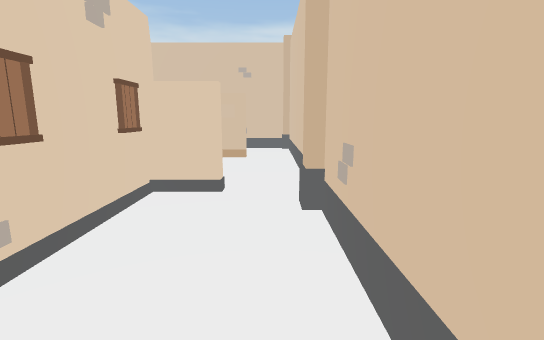
view 1 (above)

23 first-person views from a walk through a 3-D level made in the Unity game engine. The camera is 1.5 m above the floor, tilts 10° down and sees 85° across. The floor is counted in squares, 1 m on a side. Each view is taken from the middle of a square. On the plan, view 1 faces up. The plan holds only what a view shows up to about 15 squares ahead; the rest is blank. The place goes on beyond the plan. The player is left out.

view 2
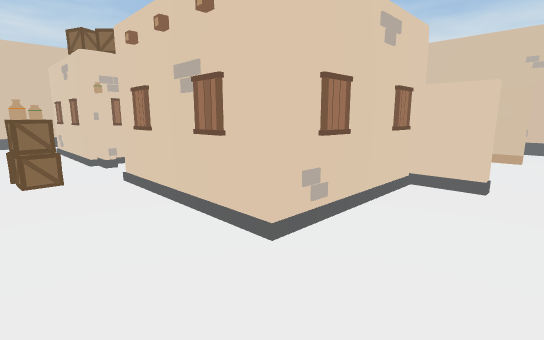

view 3
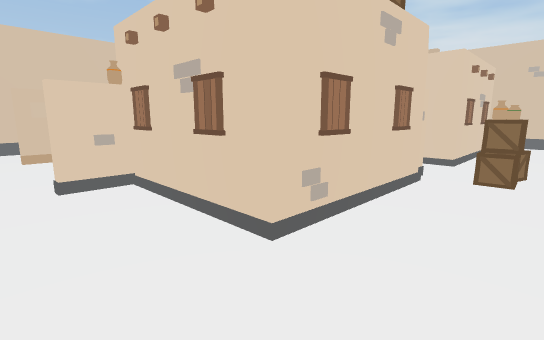

view 4
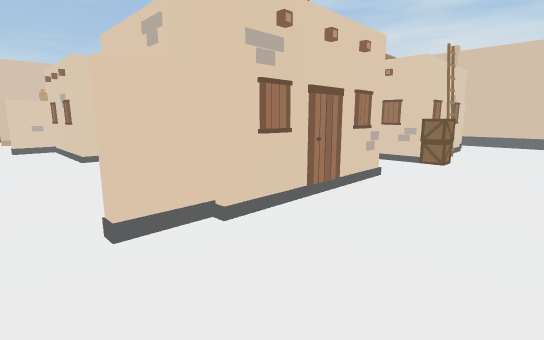

view 5
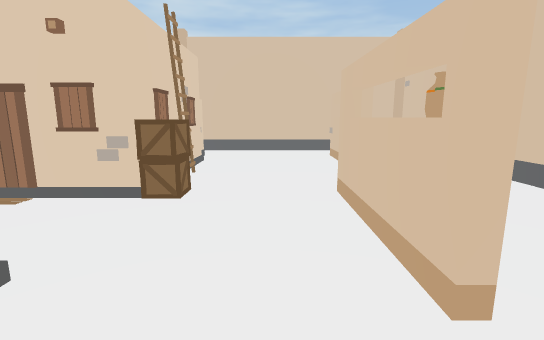

view 6
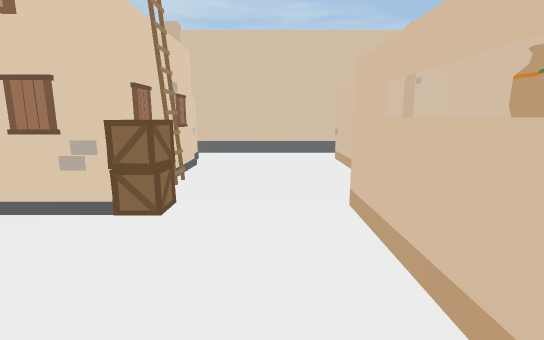

view 7
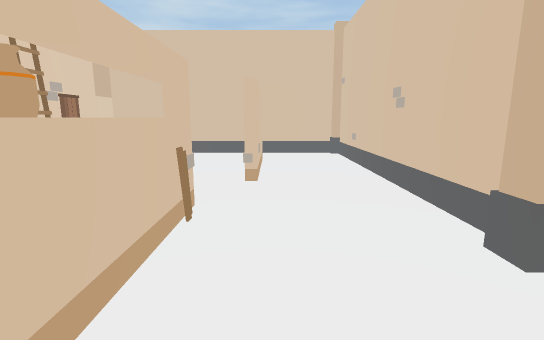

view 8
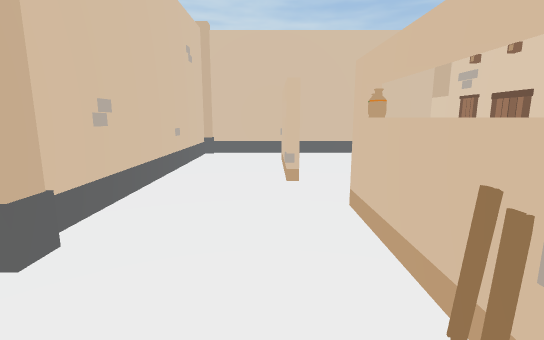

view 9
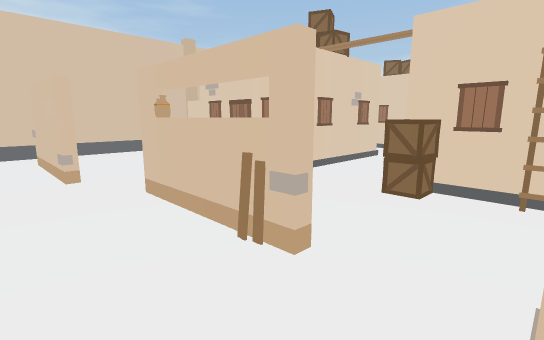

view 10
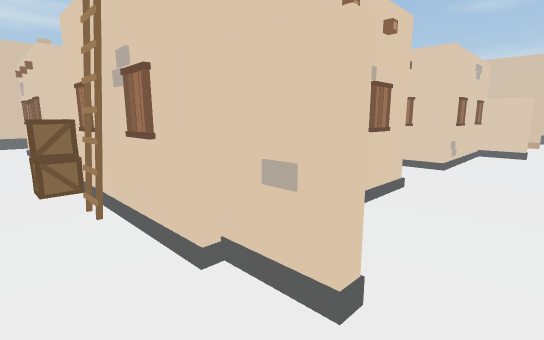

view 11
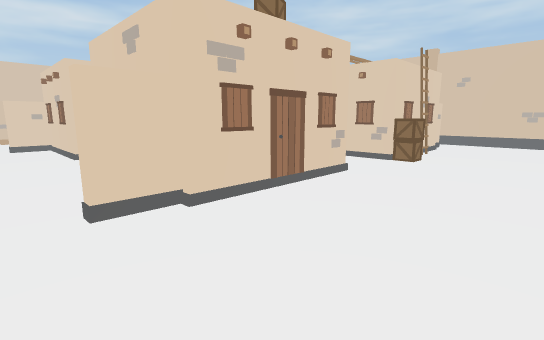

view 12
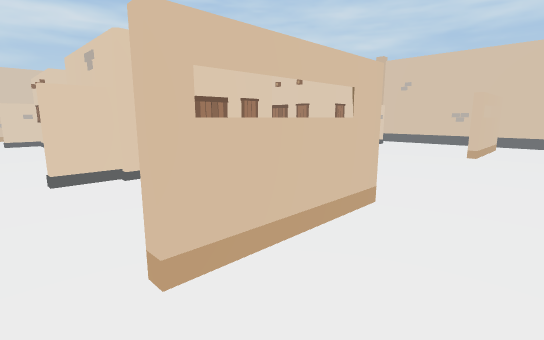

view 13
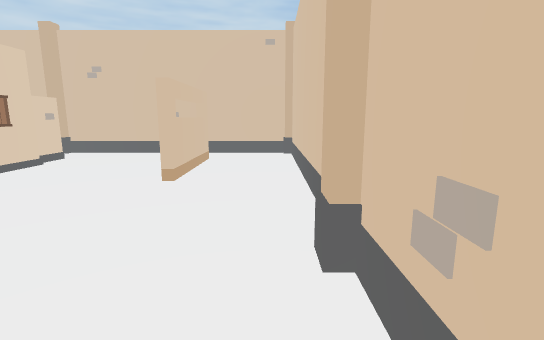

view 14
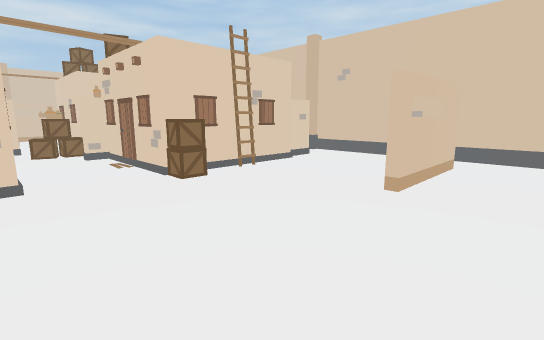

view 15
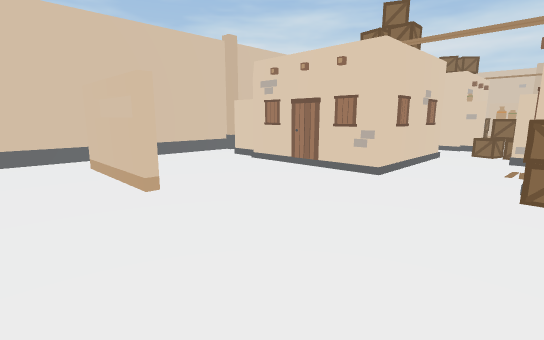

view 16
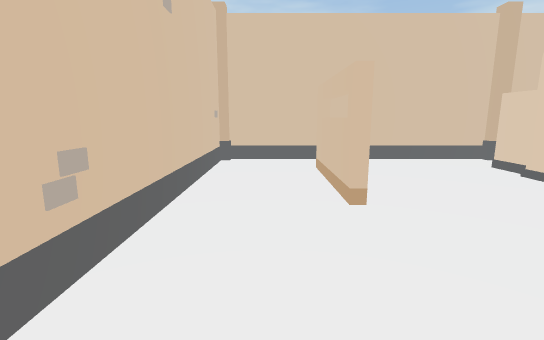

view 17
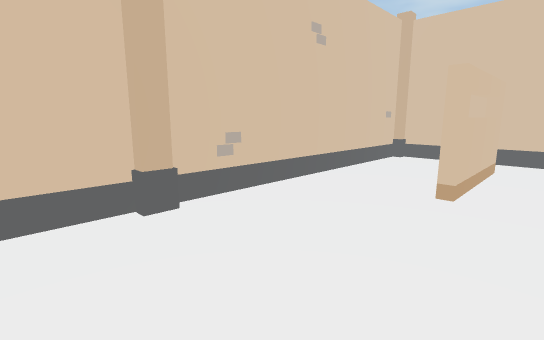

view 18
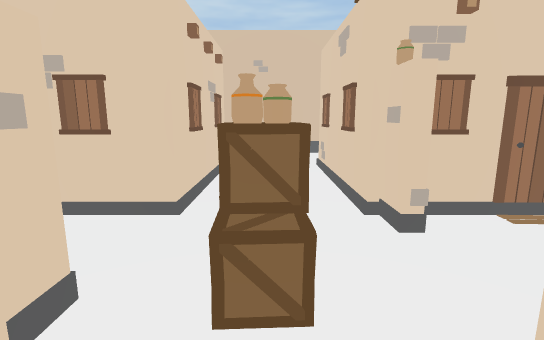

view 19
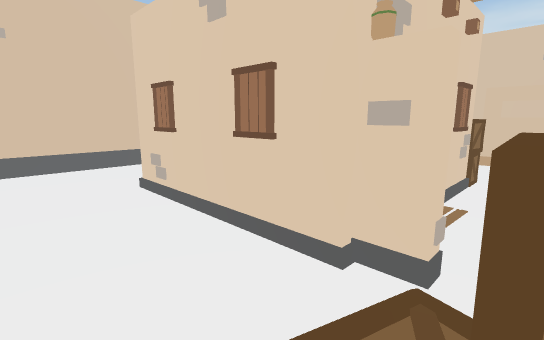

view 20
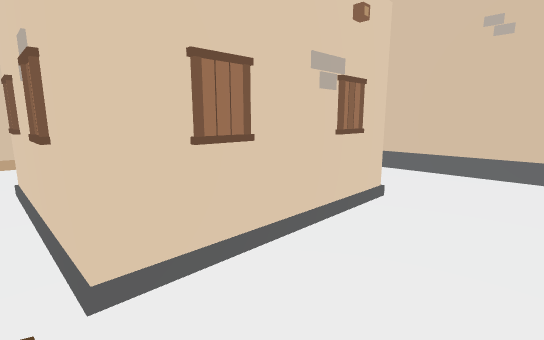

view 21
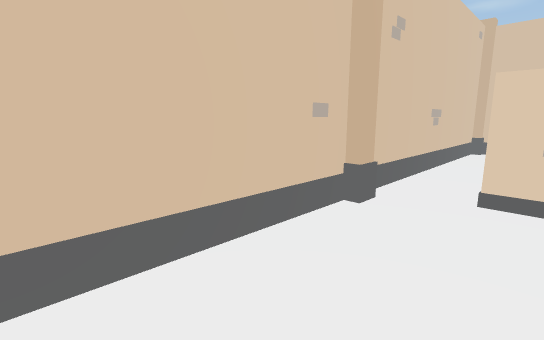

view 22
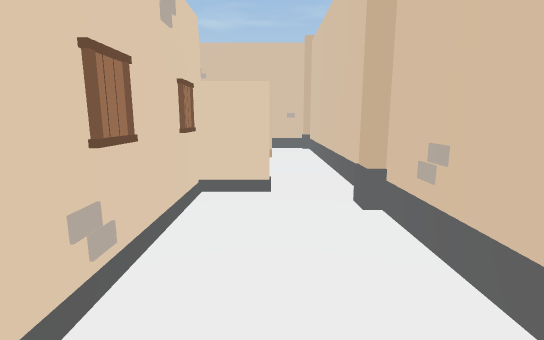

view 23
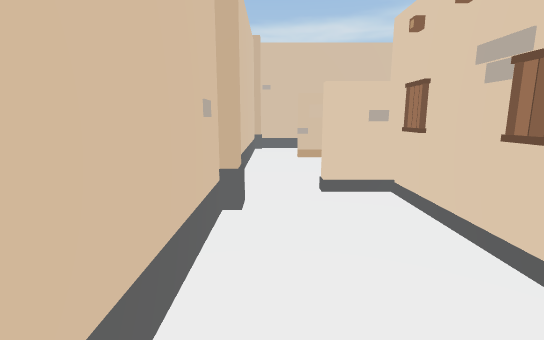

### Floor plan
Key: @ floor where view 1 was taken; # wall or solid block; . floor; = window, fence, low wall or low ledge; B box; P plank; O other object.
Columns run from 19 left of view 1 to 1 right of it. Each row starts with its distance up from view 1.
 15 #####################
 14 #...................#
 13 #...................#
 12 #.#===#.......#===O.#
 11 #.#===O.#P=##.#===#.#
 10 #.......#==O#.......#
  9 #...................#
  8 #...................#
  7 #.......B...........#
  6 #..O####O...O#####..#
  5 #...#  ##...##  #...#
  4 #...#   #...#   #...O
  3 #...#   #...#   #...O
  2 #...#####O..#####...#
  1 #...................#
  0 #........BBB.......@#
 -1 #...................#
 -2 #...#####..O####O...#
 -3 O...#   #...#  ##...#
 -4 O...#   #...#   #...#
 -5 #...#  ##...#   #...#
 -6 #..#####O...#####O..#
 -7 #...........B.......#
 -8 #...................#
 -9 #...................O
-10 #...................O
-11 #.#===#.......#= =#.#
-12 #.#===#.......#===#.#
-13 #...................#
-14 #...................#
-15 ########OO###########

Where each view was taken, in squares from view 1:
view 1: 0 up, 0 right, facing up
view 2: 1 down, 0 right, facing up-left
view 3: 1 up, 0 right, facing down-left
view 4: 10 up, 0 right, facing down-left
view 5: 9 up, 5 left, facing left
view 6: 9 up, 6 left, facing left
view 7: 12 up, 6 left, facing left
view 8: 12 up, 12 left, facing right
view 9: 13 up, 13 left, facing down-right
view 10: 8 up, 18 left, facing down-right
view 11: 11 down, 18 left, facing up-right
view 12: 14 down, 18 left, facing up-right
view 13: 14 down, 12 left, facing right
view 14: 14 down, 11 left, facing up-right
view 15: 14 down, 7 left, facing up-left
view 16: 13 down, 8 left, facing left
view 17: 10 down, 7 left, facing down-left
view 18: 0 up, 6 left, facing left
view 19: 1 down, 9 left, facing up-left
view 20: 1 down, 8 left, facing up-right
view 21: 0 up, 2 left, facing down-right
view 22: 0 up, 17 left, facing down
view 23: 0 up, 18 left, facing up
